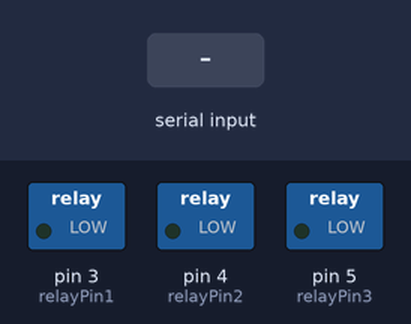
Bench run of a sketch on a simulated Arduino Uno, built with avr-gcc and run on an emulated ATmega328P. On the bench: switched loads named in the sketch (green lamp = pin HIGH). The inputs (shaded band) are chosen by the test bench.

Above: at 3.8 s.
3.9 s: "1" received over the second serial link
At 4.8 s:
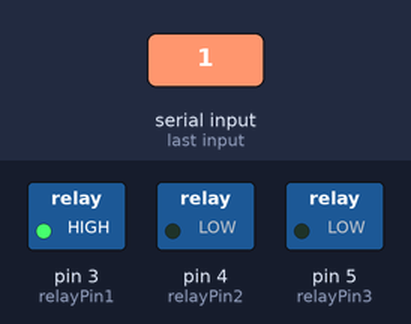
6.0 s: "2" received over the second serial link
At 7.7 s:
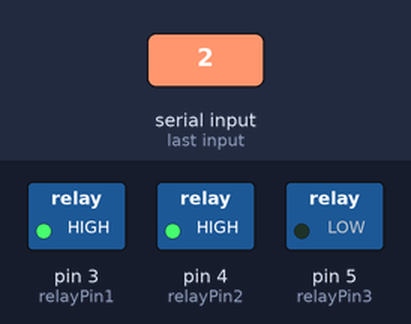
8.1 s: "3" received over the second serial link
At 10.7 s:
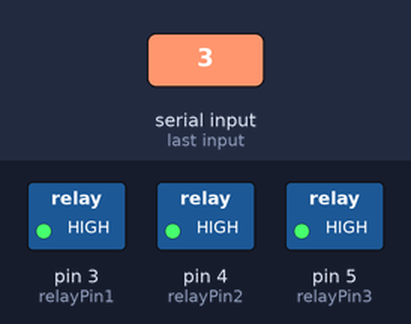
11.5 s: "1" received over the second serial link
At 12.5 s:
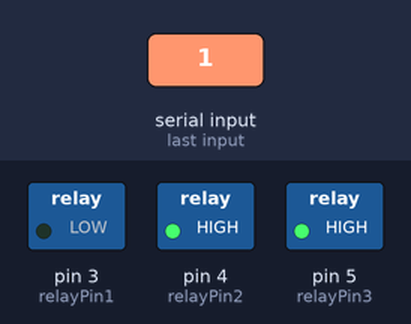
13.6 s: "2" received over the second serial link
At 16.6 s:
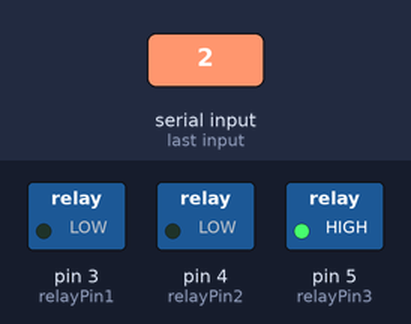
Timing chart, 0 to 18.0 s (numbered marks = the images above; inputs shaded):
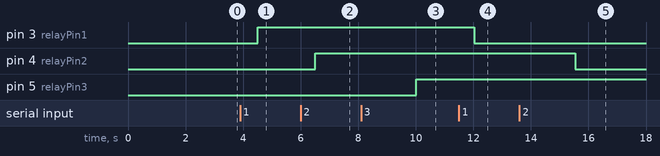

The sketch:

code.ino
```cpp
#include <SoftwareSerial.h>

SoftwareSerial BTSerial(9, 10);

int relayPin1 = 3;
int relayPin2 = 4;
int relayPin3 = 5;
int relayPin4 = 6;
char val;

bool is1 = false;
bool is2 = false;
bool is3 = false;

void setup() {
  Serial.begin(9600);
  BTSerial.begin(9600);
  pinMode(relayPin1, OUTPUT); // 릴레이를 출력으로 설정
  pinMode(relayPin2, OUTPUT); // 릴레이를 출력으로 설정
  pinMode(relayPin3, OUTPUT); // 릴레이를 출력으로 설정
}

void loop() {
 val = BTSerial.read();
 if (val == '1') {
  is1 = !is1;
  BTSerial.write("1 input");
  }
 if (val == '2') {
  is2 = !is2;
  BTSerial.write("2 input");
 }
 if (val == '3') {
  is3 = !is3;
  BTSerial.write("3 input");
 } // switching

 if(is1) {
   digitalWrite(relayPin1, HIGH); // 조건 만족하면 1채널 릴레이 ON
   delay(500);
  }
 else {
   digitalWrite(relayPin1, LOW); // 아니면 1채널 릴레이 OFF
   delay(500);
 }
 if(is2) {
   digitalWrite(relayPin2, HIGH);
   delay(500);
  }
 else {
   digitalWrite(relayPin2, LOW);
   delay(500);
 }
 if(is3) {
   digitalWrite(relayPin3, HIGH);
   delay(500);
  }
 else {
   digitalWrite(relayPin3, LOW);
   delay(500);
 }//relay
}
```

Measured:
- after the input at 3.9 s, pin 3 (relayPin1): LOW → HIGH after 0.61 s
- after the input at 6.0 s, pin 4 (relayPin2): LOW → HIGH after 0.52 s
- after the input at 8.1 s, pin 5 (relayPin3): LOW → HIGH after 1.9 s
- after the input at 11.5 s, pin 3 (relayPin1): HIGH → LOW after 0.53 s
- after the input at 13.6 s, pin 4 (relayPin2): HIGH → LOW after 1.9 s
